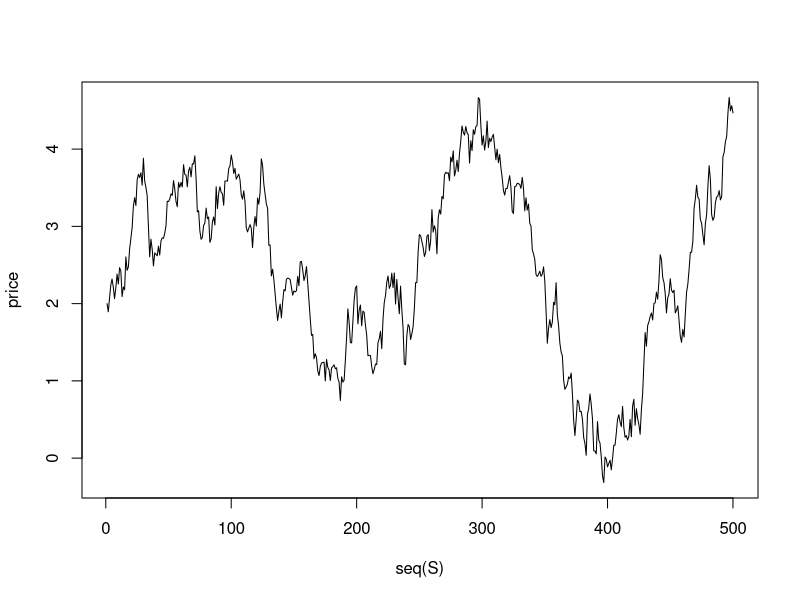
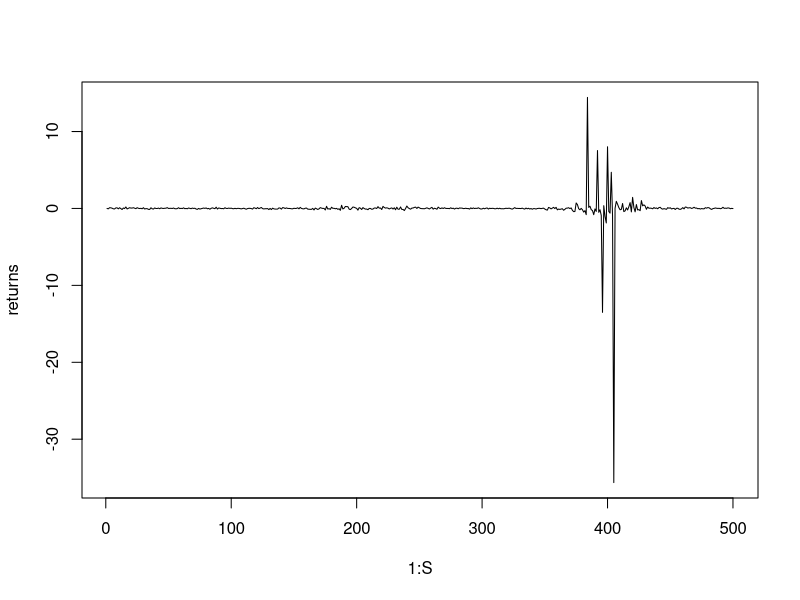

Write R code to recreate these figures, in order.
## ---- chunk 1
knitr::opts_chunk$set(echo = TRUE)
## ---- chunk 2
S = 500
x = c(2)
returns = c(0)

for (i in 2:S){
  x[i] <- x[i-1] + rnorm(1, 0, .2)
}



plot(seq(S), x, type='l', ylab="price")

## ---- chunk 3
returns <- c(0)
for (i in 2:length(x)){
  returns[i] <- x[i]/x[i-1] - 1
}

plot(1:S, returns, type='l')

